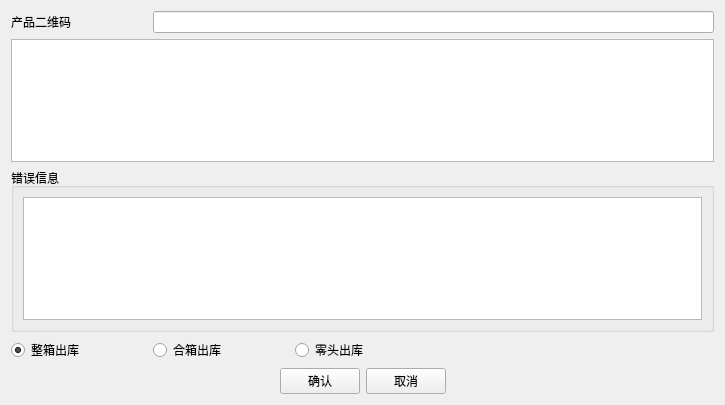
<?xml version="1.0" encoding="UTF-8"?>
<ui version="4.0">
 <class>Dialog</class>
 <widget class="QDialog" name="Dialog">
  <property name="geometry">
   <rect>
    <x>0</x>
    <y>0</y>
    <width>725</width>
    <height>405</height>
   </rect>
  </property>
  <property name="windowTitle">
   <string>Dialog</string>
  </property>
  <layout class="QGridLayout" name="gridLayout">
   <item row="1" column="0" colspan="5">
    <widget class="QPlainTextEdit" name="plainTextEdit_qrcode">
     <property name="enabled">
      <bool>true</bool>
     </property>
     <property name="sizePolicy">
      <sizepolicy hsizetype="Expanding" vsizetype="Expanding">
       <horstretch>0</horstretch>
       <verstretch>0</verstretch>
      </sizepolicy>
     </property>
     <property name="focusPolicy">
      <enum>Qt::NoFocus</enum>
     </property>
    </widget>
   </item>
   <item row="0" column="0">
    <widget class="QLabel" name="label">
     <property name="text">
      <string>产品二维码</string>
     </property>
    </widget>
   </item>
   <item row="5" column="0" colspan="5">
    <layout class="QHBoxLayout" name="horizontalLayout">
     <item>
      <spacer name="horizontalSpacer">
       <property name="orientation">
        <enum>Qt::Horizontal</enum>
       </property>
       <property name="sizeHint" stdset="0">
        <size>
         <width>40</width>
         <height>20</height>
        </size>
       </property>
      </spacer>
     </item>
     <item>
      <widget class="QPushButton" name="pushButton_accept">
       <property name="focusPolicy">
        <enum>Qt::StrongFocus</enum>
       </property>
       <property name="text">
        <string>确认</string>
       </property>
       <property name="autoDefault">
        <bool>false</bool>
       </property>
      </widget>
     </item>
     <item>
      <widget class="QPushButton" name="pushButton_cancel">
       <property name="sizePolicy">
        <sizepolicy hsizetype="Fixed" vsizetype="Fixed">
         <horstretch>0</horstretch>
         <verstretch>0</verstretch>
        </sizepolicy>
       </property>
       <property name="focusPolicy">
        <enum>Qt::StrongFocus</enum>
       </property>
       <property name="text">
        <string>取消</string>
       </property>
       <property name="autoDefault">
        <bool>false</bool>
       </property>
      </widget>
     </item>
     <item>
      <spacer name="horizontalSpacer_2">
       <property name="orientation">
        <enum>Qt::Horizontal</enum>
       </property>
       <property name="sizeHint" stdset="0">
        <size>
         <width>40</width>
         <height>20</height>
        </size>
       </property>
      </spacer>
     </item>
    </layout>
   </item>
   <item row="2" column="0" colspan="5">
    <widget class="QGroupBox" name="groupBox">
     <property name="title">
      <string>错误信息</string>
     </property>
     <layout class="QGridLayout" name="gridLayout_2">
      <item row="0" column="0">
       <widget class="QPlainTextEdit" name="plainTextEdit_errormsg">
        <property name="enabled">
         <bool>true</bool>
        </property>
        <property name="focusPolicy">
         <enum>Qt::NoFocus</enum>
        </property>
        <property name="plainText">
         <string/>
        </property>
       </widget>
      </item>
     </layout>
    </widget>
   </item>
   <item row="3" column="0">
    <widget class="QRadioButton" name="radioButton_0">
     <property name="focusPolicy">
      <enum>Qt::NoFocus</enum>
     </property>
     <property name="text">
      <string>整箱出库</string>
     </property>
     <property name="checked">
      <bool>true</bool>
     </property>
    </widget>
   </item>
   <item row="3" column="1">
    <widget class="QRadioButton" name="radioButton_2">
     <property name="focusPolicy">
      <enum>Qt::NoFocus</enum>
     </property>
     <property name="text">
      <string>合箱出库</string>
     </property>
     <property name="checked">
      <bool>false</bool>
     </property>
    </widget>
   </item>
   <item row="3" column="2">
    <widget class="QRadioButton" name="radioButton_1">
     <property name="focusPolicy">
      <enum>Qt::NoFocus</enum>
     </property>
     <property name="text">
      <string>零头出库</string>
     </property>
    </widget>
   </item>
   <item row="0" column="1" colspan="4">
    <widget class="myQrcodeLineEdit" name="lineEdit_qrcode"/>
   </item>
  </layout>
 </widget>
 <customwidgets>
  <customwidget>
   <class>myQrcodeLineEdit</class>
   <extends>QLineEdit</extends>
   <header>lib.mywidget.mylineedit.h</header>
  </customwidget>
 </customwidgets>
 <tabstops>
  <tabstop>lineEdit_qrcode</tabstop>
  <tabstop>plainTextEdit_qrcode</tabstop>
  <tabstop>plainTextEdit_errormsg</tabstop>
  <tabstop>radioButton_0</tabstop>
  <tabstop>radioButton_2</tabstop>
  <tabstop>radioButton_1</tabstop>
  <tabstop>pushButton_accept</tabstop>
  <tabstop>pushButton_cancel</tabstop>
 </tabstops>
 <resources/>
 <connections/>
</ui>
